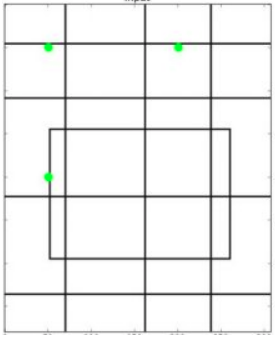
#> input picture Practica 9.2/drawing.png, 275 x 339 px
$ python 'E2 - My_AffineTransform.py'
#> lines starting #> are read from the running program, lines starting #| are printed output that depends on the picture
import cv2
import numpy as np
import matplotlib.pyplot as plt
#import matplotlib as plt

img = cv2.imread('drawing.png')
#> img is the input picture: shape (339, 275, 3); mean B, G, R 239.5, 240, 239.4
rows,cols,ch = img.shape
#> rows = 339; cols = 275; ch = 3

def My_warpAffine(img, M, widthI, heightI):
	h, w, c = img.shape
	img_out = np.zeros((heightI, widthI, c), np.uint8)
	A = np.array([[M[1][1],M[1][0]],[M[0][1],M[0][0]]])
	B = np.array([[M[1][2]],[M[0][2]]])
	P = 0
	for i in range(h):
		for j in range(w):
			X = np.array([[i],[j]])
			M1 = (np.dot(A, X) + B)
			M1 = M1.astype(int)
			if (M1[0,0] > 0 and M1[0,0] < heightI and M1[1,0] > 0 and M1[1,0] < widthI):
				for k in range(c):
					img_out[M1[0, 0], M1[1, 0]] =  img[i][j]
	return img_out

def My_affineTransformV0(pts1,pts2):
	A = [[pts1[0][0],pts1[0][1],1],[pts1[1][0],pts1[1][1],1],[pts1[2][0],pts1[2][1],1]]
	B=[pts2[0][0],pts2[1][0],pts2[2][0]]
	X = np.linalg.inv(A).dot(B)
	A1 = [[pts1[0][0],pts1[0][1],1],[pts1[1][0],pts1[1][1],1],[pts1[2][0],pts1[2][1],1]]
	B1=[pts2[0][1],pts2[1][1],pts2[2][1]]
	X1 = np.linalg.inv(A1).dot(B1)
	R = [[X[0],X[1],X[2]],[X1[0],X1[1],X1[2]]]
	return R

def My_affineTransform(pts1,pts2):
	R = []
	for i in range(2):
		A = []
		for j in range(len(pts1)):
			A_ = [pts1[j][0],pts1[j][1],1]
			A.append(A_)
		B = [pts2[0][i],pts2[1][i],pts2[2][i]]
		X = np.linalg.inv(A).dot(B)
		#X = np.linalg.solve(A,B)
		R.append([X[0],X[1],X[2]])
	return R

pts1 = np.float32([[50,50],[200,50],[50,200]])
pts2 = np.float32([[10,100],[200,50],[100,250]])

M = My_affineTransform(pts1,pts2)
dst = cv2.warpAffine(img,np.float32(M),(cols,rows))
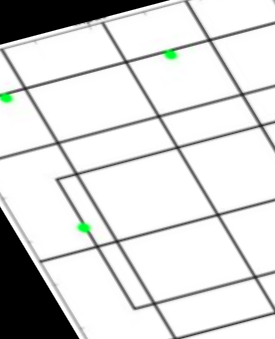
#> dst: shape (339, 275, 3); mean B, G, R 216.1, 216.7, 215.9

plt.subplot(121),plt.imshow(img),plt.title('Input')
plt.subplot(122),plt.imshow(dst),plt.title('Output')
plt.savefig('R2_.png')
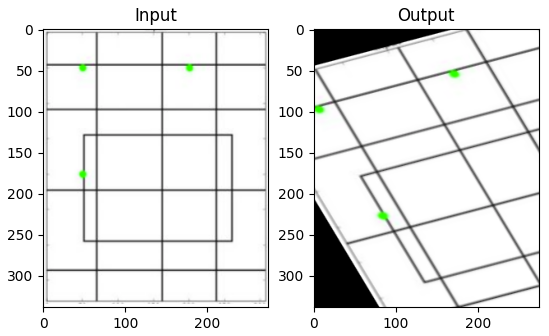
#> figure drawn by matplotlib, 2 panels; B, G, R data is drawn as R, G, B
plt.show()
